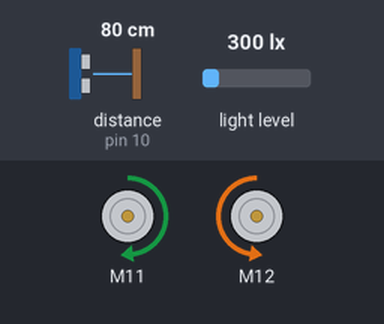
The sketch below on a simulated Arduino Uno, built with avr-gcc and run on an emulated ATmega328P. Shown: 2 × DC motor (green arrow = forward, orange = backward, longer = faster). The inputs (shaded band) are chosen by the test bench; at power-on: distance to the obstacle (sensor on pin 10) 80 cm, light level 300 lx. Random numbers use the default seed unless the sketch sets one.

Above: at 0.1 s.
At 19.9 s:
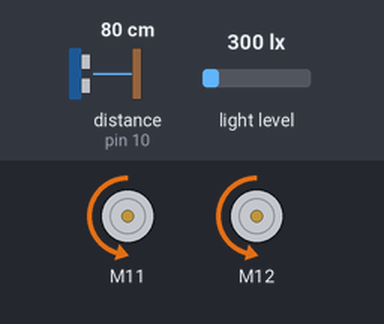
At 39.0 s:
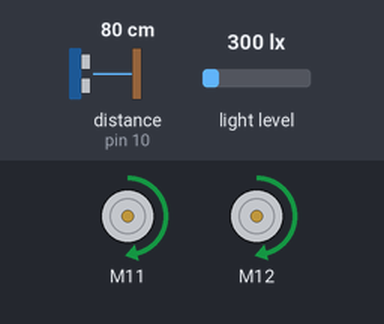
Timing chart, 0 to 40.0 s (numbered marks = the images above):
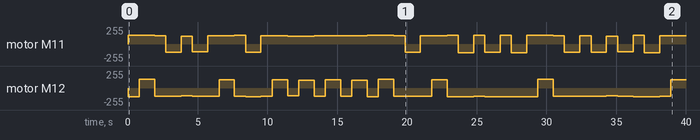

Measured:
- by itself, motor M11: stopped → forward 130/255 at 0.01 s, → forward 127/255 1.9 s later, → backward 126/255 0.80 s later, → forward 120/255 1.1 s later, … (32 changes in this stretch)
- by itself, motor M12: stopped → backward 129/255 at 0.01 s, → forward 129/255 0.80 s later, → backward 126/255 1.1 s later, → backward 127/255 0.80 s later, … (41 changes in this stretch)

The sketch:

Autonomous.ino
```cpp
#include <Arduino.h>
#include <Wire.h>
#include <SoftwareSerial.h>
#include <MeAuriga.h>

MeUltrasonicSensor ultrasonic_10(10);
MeEncoderOnBoard Encoder_1(SLOT1);
MeEncoderOnBoard Encoder_2(SLOT2);
MeLineFollower linefollower_9(9);
MeLightSensor lightsensor_12(12);

String state = "AUTO";

void isr_process_encoder1(void)
{
  if(digitalRead(Encoder_1.getPortB()) == 0){
    Encoder_1.pulsePosMinus();
  }else{
    Encoder_1.pulsePosPlus();
  }
}
void isr_process_encoder2(void)
{
  if(digitalRead(Encoder_2.getPortB()) == 0){
    Encoder_2.pulsePosMinus();
  }else{
    Encoder_2.pulsePosPlus();
  }
}
void set_wheel_speeds(float angle, int speed) {
  float rad_angle = angle + 3.14159; //Flip angle
  float vx = speed * sin(rad_angle);
  float vy = speed * cos(rad_angle);

  // Calculate wheel speeds based on the given angle
  Encoder_1.setTarPWM(-(int)(vy - vx));
  Encoder_2.setTarPWM((int)(vy + vx));
}

void _delay(float seconds) {
  if(seconds < 0.0){
    seconds = 0.0;
  }
  long endTime = millis() + seconds * 1000;
  while(millis() < endTime) _loop();
}

void setup() {
  TCCR1A = _BV(WGM10);
  TCCR1B = _BV(CS11) | _BV(WGM12);
  TCCR2A = _BV(WGM21) | _BV(WGM20);
  TCCR2B = _BV(CS21);
  attachInterrupt(Encoder_1.getIntNum(), isr_process_encoder1, RISING);
  attachInterrupt(Encoder_2.getIntNum(), isr_process_encoder2, RISING);

  randomSeed((unsigned long)(lightsensor_12.read() * 123456));

  while(1) {
    if(state == "AUTO"){
      handleAutonomousBehaviour();
    } else if (state == "MANUAL"){
      // TODO: manual control
    } else {
      // TODO: turn off
    }
    _loop();
  }
}

void handleAutonomousBehaviour(){
  int lineStatus = linefollower_9.readSensors();
  int distance = ultrasonic_10.distanceCm();
  int speed;

  // Check if the robot is about to cross the black line
  if(lineStatus == 0.000000 || lineStatus == 2.000000 || lineStatus == 1.000000){
    speed = random(120,131);
    // If near the black line, turn away from it
    if(lineStatus == 1.000000){
      set_wheel_speeds(0.0, speed);
      _delay(0.7);
      set_wheel_speeds(-1.57, speed);
      _delay(1);
    } else if(lineStatus == 2.000000){
      set_wheel_speeds(0.0, speed);
      _delay(0.7);
      set_wheel_speeds(1.57, speed);
      _delay(1);
    } else {
      set_wheel_speeds(0.0, speed);
      _delay(0.8);
      set_wheel_speeds(0.0, 0);
      set_wheel_speeds(random(0, 2) == 0 ? -1.57 : 1.57, speed);
      _delay(1);
    }
  } else if (distance < 10){
    speed = random(120,131);
    // If there is an obstacle within 10 centimeters, back off and turn away from it
    set_wheel_speeds(0.0, speed);
    _delay(1);
    set_wheel_speeds(random(0, 2) == 0 ? -1.57 : 1.57, speed);
    _delay(1);
  } else {
    // Otherwise, move forward
    set_wheel_speeds(3.14, random (130, 170));
  }
  _delay(0.1); // Small delay between direction updates
}

void _loop() {
  Encoder_1.loop();
  Encoder_2.loop();
}

void loop() {
  _loop();
}
```
